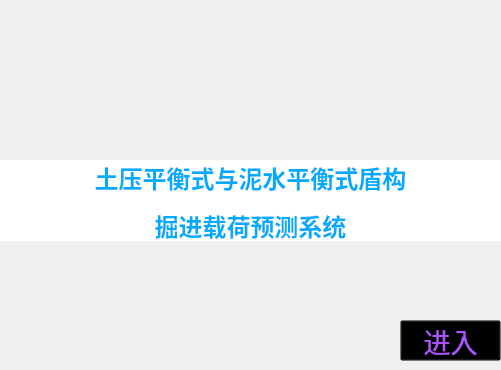
<?xml version="1.0" encoding="UTF-8"?>
<ui version="4.0">
 <class>Form</class>
 <widget class="QWidget" name="Form">
  <property name="geometry">
   <rect>
    <x>0</x>
    <y>0</y>
    <width>501</width>
    <height>370</height>
   </rect>
  </property>
  <property name="windowTitle">
   <string>欢迎</string>
  </property>
  <widget class="QLabel" name="background_label">
   <property name="geometry">
    <rect>
     <x>0</x>
     <y>0</y>
     <width>511</width>
     <height>371</height>
    </rect>
   </property>
   <property name="styleSheet">
    <string notr="true">border-color: qlineargradient(spread:pad, x1:0, y1:0, x2:0, y2:1, stop:0 rgba(255, 255, 255, 255), stop:0.495 rgba(255, 255, 255, 255), stop:0.505 rgba(255, 0, 0, 255), stop:1 rgba(255, 0, 0, 255));</string>
   </property>
   <property name="text">
    <string/>
   </property>
   <property name="pixmap">
    <pixmap>TBM.png</pixmap>
   </property>
   <property name="scaledContents">
    <bool>true</bool>
   </property>
  </widget>
  <widget class="QLabel" name="name_label">
   <property name="geometry">
    <rect>
     <x>0</x>
     <y>160</y>
     <width>501</width>
     <height>81</height>
    </rect>
   </property>
   <property name="font">
    <font>
     <family>楷体</family>
     <pointsize>18</pointsize>
     <weight>75</weight>
     <bold>true</bold>
    </font>
   </property>
   <property name="styleSheet">
    <string notr="true">color:rgb(0, 170, 255);
background-color:rgb(255, 255, 255)</string>
   </property>
   <property name="text">
    <string>&lt;html&gt;&lt;head/&gt;&lt;body&gt;&lt;p align=&quot;center&quot;&gt;土压平衡式与泥水平衡式盾构&lt;/p&gt;&lt;p align=&quot;center&quot;&gt;掘进载荷预测系统&lt;/p&gt;&lt;/body&gt;&lt;/html&gt;</string>
   </property>
   <property name="textFormat">
    <enum>Qt::AutoText</enum>
   </property>
   <property name="scaledContents">
    <bool>false</bool>
   </property>
  </widget>
  <widget class="QPushButton" name="enter_btn">
   <property name="geometry">
    <rect>
     <x>400</x>
     <y>320</y>
     <width>101</width>
     <height>41</height>
    </rect>
   </property>
   <property name="font">
    <font>
     <family>隶书</family>
     <pointsize>20</pointsize>
    </font>
   </property>
   <property name="styleSheet">
    <string notr="true">color:rgb(170, 85, 255);
background: transparent;</string>
   </property>
   <property name="text">
    <string>进入</string>
   </property>
  </widget>
 </widget>
 <resources/>
 <connections/>
</ui>
